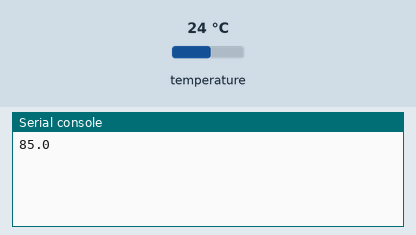
Bench run of a program on a simulated MicroPython board. On the bench: the last lines printed to the serial console. The test bench sets the inputs (shaded band); at power-on: temperature 24 °C.

Above: at 1.2 s.
1.3 s: temperature set to 12 °C
At 2.6 s:
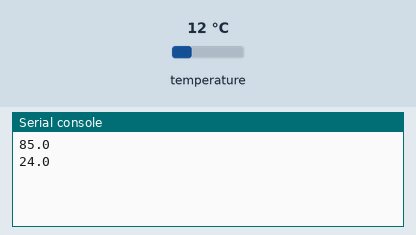
4.1 s: temperature set to 19 °C
At 4.5 s:
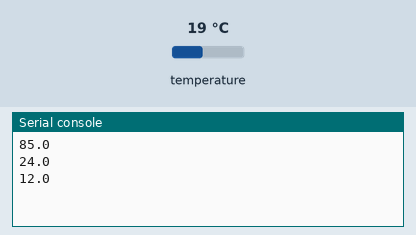
Timing chart, 0 to 7.1 s (numbered marks = the images above; inputs shaded):
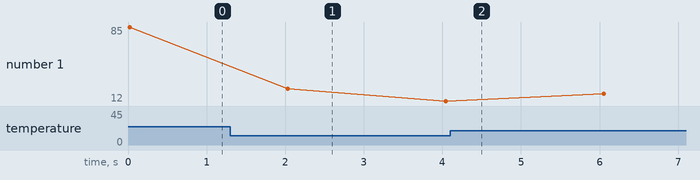

Measured:
- plotted number 1: 85 → 12 after the input at 1.3 s, 12 → 19 after the input at 4.1 s

The program:

ow_main.py
```python
import time
from machine import Pin
from ds18x20 import DS18X20
from onewire import OneWire

# DS18B20 data line connected to pin P10
ow = OneWire(Pin('P8', mode=Pin.OUT))
temp = DS18X20(ow)

while True:
    print(temp.read_temp_async())
    time.sleep(1)
    temp.start_conversion()
    time.sleep(1)
```
